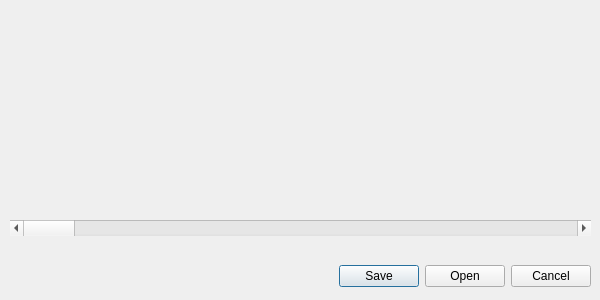
<?xml version="1.0" encoding="UTF-8"?>
<ui version="4.0">
 <class>Dialog</class>
 <widget class="QDialog" name="Dialog">
  <property name="geometry">
   <rect>
    <x>0</x>
    <y>0</y>
    <width>600</width>
    <height>300</height>
   </rect>
  </property>
  <property name="windowTitle">
   <string>Dialog</string>
  </property>
  <widget class="QDialogButtonBox" name="buttonBox">
   <property name="geometry">
    <rect>
     <x>250</x>
     <y>260</y>
     <width>341</width>
     <height>32</height>
    </rect>
   </property>
   <property name="orientation">
    <enum>Qt::Horizontal</enum>
   </property>
   <property name="standardButtons">
    <set>QDialogButtonBox::Cancel|QDialogButtonBox::Open|QDialogButtonBox::Save</set>
   </property>
  </widget>
  <widget class="QScrollBar" name="horizontalScrollBar">
   <property name="geometry">
    <rect>
     <x>10</x>
     <y>220</y>
     <width>581</width>
     <height>16</height>
    </rect>
   </property>
   <property name="orientation">
    <enum>Qt::Horizontal</enum>
   </property>
  </widget>
  <widget class="QWidget" name="widget" native="true">
   <property name="geometry">
    <rect>
     <x>10</x>
     <y>10</y>
     <width>581</width>
     <height>211</height>
    </rect>
   </property>
  </widget>
 </widget>
 <resources/>
 <connections>
  <connection>
   <sender>buttonBox</sender>
   <signal>accepted()</signal>
   <receiver>Dialog</receiver>
   <slot>accept()</slot>
   <hints>
    <hint type="sourcelabel">
     <x>248</x>
     <y>254</y>
    </hint>
    <hint type="destinationlabel">
     <x>157</x>
     <y>274</y>
    </hint>
   </hints>
  </connection>
  <connection>
   <sender>buttonBox</sender>
   <signal>rejected()</signal>
   <receiver>Dialog</receiver>
   <slot>reject()</slot>
   <hints>
    <hint type="sourcelabel">
     <x>316</x>
     <y>260</y>
    </hint>
    <hint type="destinationlabel">
     <x>286</x>
     <y>274</y>
    </hint>
   </hints>
  </connection>
 </connections>
</ui>
